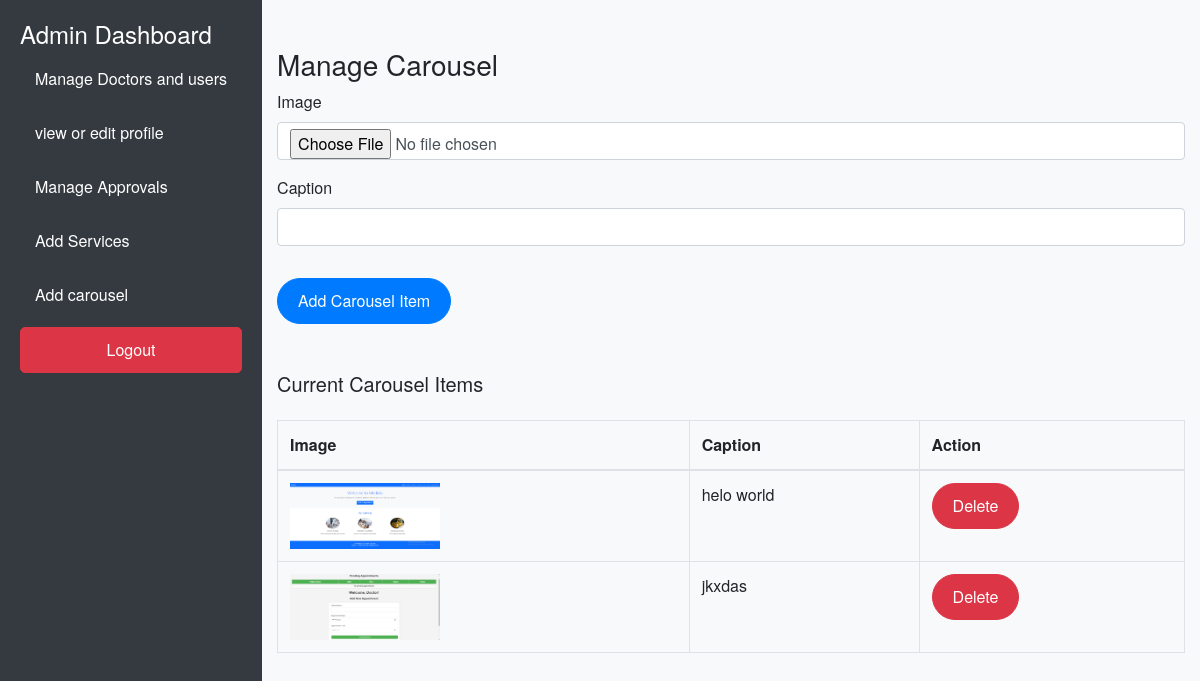
Page /admin_carousel.php (signed in) on the committed database.
### tables this page shows
CREATE TABLE `carousel_items` (
  `id` int(11) NOT NULL,
  `image` varchar(255) NOT NULL,
  `caption` varchar(255) DEFAULT NULL
);

### admin_carousel.php (the view, shortened to what this page needs)
<?php
include 'config.php';
$carousel_query = "SELECT * FROM carousel_items";
$carousel_result = mysqli_query($connection, $carousel_query);
?>
<!DOCTYPE html>
<html lang="en">
<head>
    <link rel="stylesheet" href="https://stackpath.bootstrapcdn.com/bootstrap/4.5.2/css/bootstrap.min.css">
</head>
<body>
    <?php include 'adminnav.php' ?>
<div class="container mt-5">
    <h3>Manage Carousel</h3>
    <form method="post" enctype="multipart/form-data">
        <div class="form-group">
            <label>Image</label>
            <input type="file" name="image" class="form-control" required>
        </div>
        <div class="form-group">
            <label>Caption</label>
            <input type="text" name="caption" class="form-control" required>
        </div>
        <button type="submit" name="add_carousel" class="btn btn-primary mt-3">Add Carousel Item</button>
    </form>
    <h5 class="mt-5">Current Carousel Items</h5>
    <table class="table table-bordered mt-4">
        <thead>
            <tr>
                <th>Image</th>
                <th>Caption</th>
                <th>Action</th>
            </tr>
        </thead>
        <tbody>
            <?php while ($carousel = mysqli_fetch_assoc($carousel_result)): ?>
                <tr>
                    <td><img src="<?php echo $carousel['image']; ?>" alt="<?php echo $carousel['caption']; ?>" style="width: 150px; height: auto;"></td>
                    <td><?php echo $carousel['caption']; ?></td>
                    <td>
                        <a href="delete_carousel.php?id=<?php echo $carousel['id']; ?>" class="btn btn-danger btn-sm">Delete</a>
                    </td>
                </tr>
            <?php endwhile; ?>
        </tbody>
    </table>
</div>
</body>
</html>

### adminnav.php (shortened to what this page needs)
<!DOCTYPE html>
<html lang="en">
<head>
</head>
<body>
<div class="d-flex">
    <nav class="sidebar flex-shrink-0">
        <h4 class="text-white">Admin Dashboard</h4>
        <a href="index.php">Manage Doctors and users</a>
        <a href="profile.php">view or edit profile</a>
        <a href="adminindex.php">Manage Approvals</a>
        <a href="add_service.php">Add Services</a>
        <a href="admin_carousel.php">Add carousel</a>
        <a href="logout.php" class="btn btn-danger">Logout</a>
    </nav>
</body>
</html>

### adminnav.php (style rules this page uses)
body { background-color: #f8f9fa; font-family: 'Helvetica Neue', sans-serif; }
.container { margin-top: 40px; }
.btn { padding: 10px 20px; font-size: 1rem; border-radius: 50px; }
.btn-danger { background-color: #dc3545; }
.sidebar { background-color: #343a40; height: 100vh; padding: 20px; }
.sidebar a { color: white; text-decoration: none; padding: 10px 15px; display: block; border-radius: 5px; margin-bottom: 10px; }

### rows in the picture
carousel_items: image (picture), caption "helo world"
carousel_items: image (picture), caption "jkxdas"
